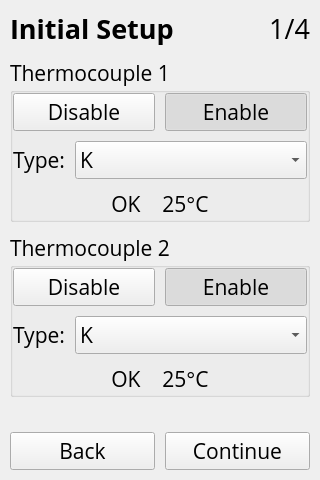
<?xml version="1.0" encoding="UTF-8"?>
<ui version="4.0">
 <class>MainWindow</class>
 <widget class="QMainWindow" name="MainWindow">
  <property name="geometry">
   <rect>
    <x>0</x>
    <y>0</y>
    <width>320</width>
    <height>480</height>
   </rect>
  </property>
  <property name="sizeIncrement">
   <size>
    <width>0</width>
    <height>0</height>
   </size>
  </property>
  <property name="font">
   <font>
    <family>Open Sans</family>
    <pointsize>16</pointsize>
   </font>
  </property>
  <property name="windowTitle">
   <string>Controller Setup</string>
  </property>
  <widget class="QWidget" name="centralwidget">
   <layout class="QVBoxLayout" name="verticalLayout_3">
    <property name="spacing">
     <number>10</number>
    </property>
    <property name="leftMargin">
     <number>10</number>
    </property>
    <property name="topMargin">
     <number>10</number>
    </property>
    <property name="rightMargin">
     <number>10</number>
    </property>
    <property name="bottomMargin">
     <number>10</number>
    </property>
    <item>
     <layout class="QHBoxLayout" name="layout_title">
      <property name="spacing">
       <number>0</number>
      </property>
      <item>
       <widget class="QLabel" name="label_title">
        <property name="maximumSize">
         <size>
          <width>16777215</width>
          <height>40</height>
         </size>
        </property>
        <property name="font">
         <font>
          <family>Open Sans</family>
          <pointsize>20</pointsize>
          <weight>75</weight>
          <bold>true</bold>
         </font>
        </property>
        <property name="text">
         <string>Initial Setup</string>
        </property>
        <property name="alignment">
         <set>Qt::AlignLeading|Qt::AlignLeft|Qt::AlignTop</set>
        </property>
       </widget>
      </item>
      <item>
       <widget class="QLabel" name="label_step">
        <property name="font">
         <font>
          <family>Open Sans</family>
          <pointsize>20</pointsize>
          <weight>50</weight>
          <bold>false</bold>
         </font>
        </property>
        <property name="text">
         <string>1/4</string>
        </property>
        <property name="alignment">
         <set>Qt::AlignRight|Qt::AlignTrailing|Qt::AlignVCenter</set>
        </property>
       </widget>
      </item>
     </layout>
    </item>
    <item>
     <widget class="QGroupBox" name="group_tc1">
      <property name="autoFillBackground">
       <bool>false</bool>
      </property>
      <property name="title">
       <string>Thermocouple 1</string>
      </property>
      <property name="flat">
       <bool>true</bool>
      </property>
      <layout class="QVBoxLayout" name="verticalLayout">
       <property name="spacing">
        <number>10</number>
       </property>
       <property name="leftMargin">
        <number>0</number>
       </property>
       <property name="topMargin">
        <number>0</number>
       </property>
       <property name="rightMargin">
        <number>0</number>
       </property>
       <property name="bottomMargin">
        <number>0</number>
       </property>
       <item>
        <layout class="QHBoxLayout" name="layout_tc1_enabledisable">
         <property name="spacing">
          <number>10</number>
         </property>
         <item>
          <widget class="QPushButton" name="btn_tc1_disable">
           <property name="sizePolicy">
            <sizepolicy hsizetype="Preferred" vsizetype="Fixed">
             <horstretch>0</horstretch>
             <verstretch>0</verstretch>
            </sizepolicy>
           </property>
           <property name="text">
            <string>Disable</string>
           </property>
           <property name="checkable">
            <bool>true</bool>
           </property>
           <property name="checked">
            <bool>false</bool>
           </property>
           <property name="autoExclusive">
            <bool>true</bool>
           </property>
          </widget>
         </item>
         <item>
          <widget class="QPushButton" name="btn_tc1_enable">
           <property name="sizePolicy">
            <sizepolicy hsizetype="Preferred" vsizetype="Fixed">
             <horstretch>0</horstretch>
             <verstretch>0</verstretch>
            </sizepolicy>
           </property>
           <property name="text">
            <string>Enable</string>
           </property>
           <property name="checkable">
            <bool>true</bool>
           </property>
           <property name="checked">
            <bool>true</bool>
           </property>
           <property name="autoExclusive">
            <bool>true</bool>
           </property>
          </widget>
         </item>
        </layout>
       </item>
       <item>
        <layout class="QHBoxLayout" name="layout_tc1_type">
         <property name="spacing">
          <number>10</number>
         </property>
         <item>
          <widget class="QLabel" name="label_tc1_type">
           <property name="enabled">
            <bool>true</bool>
           </property>
           <property name="sizePolicy">
            <sizepolicy hsizetype="Fixed" vsizetype="Preferred">
             <horstretch>0</horstretch>
             <verstretch>0</verstretch>
            </sizepolicy>
           </property>
           <property name="text">
            <string>Type:</string>
           </property>
          </widget>
         </item>
         <item>
          <widget class="QComboBox" name="combo_tc1_type">
           <property name="frame">
            <bool>true</bool>
           </property>
           <item>
            <property name="text">
             <string>K</string>
            </property>
           </item>
           <item>
            <property name="text">
             <string>J</string>
            </property>
           </item>
           <item>
            <property name="text">
             <string>T</string>
            </property>
           </item>
           <item>
            <property name="text">
             <string>N</string>
            </property>
           </item>
           <item>
            <property name="text">
             <string>S</string>
            </property>
           </item>
           <item>
            <property name="text">
             <string>E</string>
            </property>
           </item>
           <item>
            <property name="text">
             <string>B</string>
            </property>
           </item>
           <item>
            <property name="text">
             <string>R</string>
            </property>
           </item>
          </widget>
         </item>
        </layout>
       </item>
       <item>
        <widget class="QLabel" name="label_tc1_temp">
         <property name="text">
          <string>OK    25°C</string>
         </property>
         <property name="alignment">
          <set>Qt::AlignCenter</set>
         </property>
        </widget>
       </item>
      </layout>
     </widget>
    </item>
    <item>
     <widget class="QGroupBox" name="group_tc2">
      <property name="autoFillBackground">
       <bool>false</bool>
      </property>
      <property name="title">
       <string>Thermocouple 2</string>
      </property>
      <property name="flat">
       <bool>true</bool>
      </property>
      <layout class="QVBoxLayout" name="verticalLayout_2">
       <property name="spacing">
        <number>10</number>
       </property>
       <property name="leftMargin">
        <number>0</number>
       </property>
       <property name="topMargin">
        <number>0</number>
       </property>
       <property name="rightMargin">
        <number>0</number>
       </property>
       <property name="bottomMargin">
        <number>0</number>
       </property>
       <item>
        <layout class="QHBoxLayout" name="layout_tc2_enabledisable">
         <property name="spacing">
          <number>10</number>
         </property>
         <item>
          <widget class="QPushButton" name="btn_tc2_disable">
           <property name="sizePolicy">
            <sizepolicy hsizetype="Preferred" vsizetype="Fixed">
             <horstretch>0</horstretch>
             <verstretch>0</verstretch>
            </sizepolicy>
           </property>
           <property name="text">
            <string>Disable</string>
           </property>
           <property name="checkable">
            <bool>true</bool>
           </property>
           <property name="checked">
            <bool>false</bool>
           </property>
           <property name="autoExclusive">
            <bool>true</bool>
           </property>
          </widget>
         </item>
         <item>
          <widget class="QPushButton" name="btn_tc2_enable">
           <property name="sizePolicy">
            <sizepolicy hsizetype="Preferred" vsizetype="Fixed">
             <horstretch>0</horstretch>
             <verstretch>0</verstretch>
            </sizepolicy>
           </property>
           <property name="text">
            <string>Enable</string>
           </property>
           <property name="checkable">
            <bool>true</bool>
           </property>
           <property name="checked">
            <bool>true</bool>
           </property>
           <property name="autoExclusive">
            <bool>true</bool>
           </property>
          </widget>
         </item>
        </layout>
       </item>
       <item>
        <layout class="QHBoxLayout" name="layout_tc2_type">
         <property name="spacing">
          <number>10</number>
         </property>
         <item>
          <widget class="QLabel" name="label_tc2_type">
           <property name="enabled">
            <bool>true</bool>
           </property>
           <property name="sizePolicy">
            <sizepolicy hsizetype="Fixed" vsizetype="Preferred">
             <horstretch>0</horstretch>
             <verstretch>0</verstretch>
            </sizepolicy>
           </property>
           <property name="text">
            <string>Type:</string>
           </property>
          </widget>
         </item>
         <item>
          <widget class="QComboBox" name="combo_tc2_type">
           <property name="frame">
            <bool>true</bool>
           </property>
           <item>
            <property name="text">
             <string>K</string>
            </property>
           </item>
           <item>
            <property name="text">
             <string>J</string>
            </property>
           </item>
           <item>
            <property name="text">
             <string>T</string>
            </property>
           </item>
           <item>
            <property name="text">
             <string>N</string>
            </property>
           </item>
           <item>
            <property name="text">
             <string>S</string>
            </property>
           </item>
           <item>
            <property name="text">
             <string>E</string>
            </property>
           </item>
           <item>
            <property name="text">
             <string>B</string>
            </property>
           </item>
           <item>
            <property name="text">
             <string>R</string>
            </property>
           </item>
          </widget>
         </item>
        </layout>
       </item>
       <item>
        <widget class="QLabel" name="label_tc2_temp">
         <property name="text">
          <string>OK    25°C</string>
         </property>
         <property name="alignment">
          <set>Qt::AlignCenter</set>
         </property>
        </widget>
       </item>
      </layout>
     </widget>
    </item>
    <item>
     <spacer name="spacer">
      <property name="orientation">
       <enum>Qt::Vertical</enum>
      </property>
      <property name="sizeHint" stdset="0">
       <size>
        <width>20</width>
        <height>40</height>
       </size>
      </property>
     </spacer>
    </item>
    <item>
     <layout class="QHBoxLayout" name="layout_nav">
      <property name="spacing">
       <number>10</number>
      </property>
      <item>
       <widget class="QPushButton" name="btn_back">
        <property name="sizePolicy">
         <sizepolicy hsizetype="Minimum" vsizetype="Fixed">
          <horstretch>0</horstretch>
          <verstretch>0</verstretch>
         </sizepolicy>
        </property>
        <property name="text">
         <string>Back</string>
        </property>
        <property name="checkable">
         <bool>false</bool>
        </property>
        <property name="autoExclusive">
         <bool>false</bool>
        </property>
       </widget>
      </item>
      <item>
       <widget class="QPushButton" name="btn_continue">
        <property name="text">
         <string>Continue</string>
        </property>
        <property name="checkable">
         <bool>false</bool>
        </property>
        <property name="autoExclusive">
         <bool>false</bool>
        </property>
       </widget>
      </item>
     </layout>
    </item>
   </layout>
  </widget>
 </widget>
 <layoutdefault spacing="10" margin="5"/>
 <resources/>
 <connections>
  <connection>
   <sender>btn_tc1_enable</sender>
   <signal>toggled(bool)</signal>
   <receiver>label_tc1_type</receiver>
   <slot>setVisible(bool)</slot>
   <hints>
    <hint type="sourcelabel">
     <x>234</x>
     <y>96</y>
    </hint>
    <hint type="destinationlabel">
     <x>38</x>
     <y>141</y>
    </hint>
   </hints>
  </connection>
  <connection>
   <sender>btn_tc1_enable</sender>
   <signal>toggled(bool)</signal>
   <receiver>combo_tc1_type</receiver>
   <slot>setVisible(bool)</slot>
   <hints>
    <hint type="sourcelabel">
     <x>234</x>
     <y>96</y>
    </hint>
    <hint type="destinationlabel">
     <x>188</x>
     <y>141</y>
    </hint>
   </hints>
  </connection>
  <connection>
   <sender>btn_tc1_enable</sender>
   <signal>toggled(bool)</signal>
   <receiver>label_tc1_temp</receiver>
   <slot>setVisible(bool)</slot>
   <hints>
    <hint type="sourcelabel">
     <x>234</x>
     <y>96</y>
    </hint>
    <hint type="destinationlabel">
     <x>159</x>
     <y>181</y>
    </hint>
   </hints>
  </connection>
  <connection>
   <sender>btn_tc2_enable</sender>
   <signal>toggled(bool)</signal>
   <receiver>label_tc2_type</receiver>
   <slot>setVisible(bool)</slot>
   <hints>
    <hint type="sourcelabel">
     <x>235</x>
     <y>265</y>
    </hint>
    <hint type="destinationlabel">
     <x>38</x>
     <y>315</y>
    </hint>
   </hints>
  </connection>
  <connection>
   <sender>btn_tc2_enable</sender>
   <signal>toggled(bool)</signal>
   <receiver>label_tc2_temp</receiver>
   <slot>setVisible(bool)</slot>
   <hints>
    <hint type="sourcelabel">
     <x>235</x>
     <y>265</y>
    </hint>
    <hint type="destinationlabel">
     <x>159</x>
     <y>360</y>
    </hint>
   </hints>
  </connection>
  <connection>
   <sender>btn_tc2_enable</sender>
   <signal>toggled(bool)</signal>
   <receiver>combo_tc2_type</receiver>
   <slot>setVisible(bool)</slot>
   <hints>
    <hint type="sourcelabel">
     <x>235</x>
     <y>265</y>
    </hint>
    <hint type="destinationlabel">
     <x>190</x>
     <y>315</y>
    </hint>
   </hints>
  </connection>
 </connections>
 <designerdata>
  <property name="gridDeltaX">
   <number>5</number>
  </property>
  <property name="gridDeltaY">
   <number>5</number>
  </property>
  <property name="gridSnapX">
   <bool>true</bool>
  </property>
  <property name="gridSnapY">
   <bool>true</bool>
  </property>
  <property name="gridVisible">
   <bool>true</bool>
  </property>
 </designerdata>
</ui>
